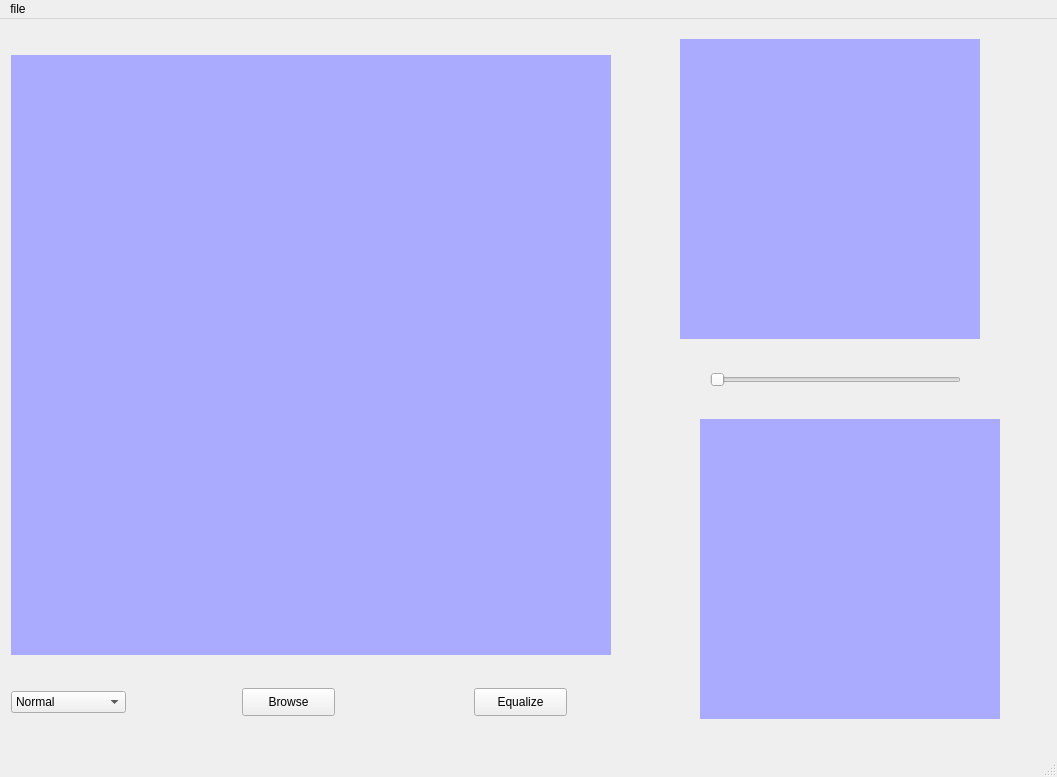
<?xml version="1.0" encoding="UTF-8"?>
<ui version="4.0">
 <class>MainWindow</class>
 <widget class="QMainWindow" name="MainWindow">
  <property name="geometry">
   <rect>
    <x>0</x>
    <y>0</y>
    <width>1057</width>
    <height>777</height>
   </rect>
  </property>
  <property name="windowTitle">
   <string>MainWindow</string>
  </property>
  <property name="styleSheet">
   <string notr="true"/>
  </property>
  <widget class="QWidget" name="centralwidget">
   <widget class="QPushButton" name="Equalize">
    <property name="geometry">
     <rect>
      <x>474</x>
      <y>669</y>
      <width>93</width>
      <height>28</height>
     </rect>
    </property>
    <property name="text">
     <string>Equalize</string>
    </property>
   </widget>
   <widget class="QComboBox" name="comboBox">
    <property name="geometry">
     <rect>
      <x>11</x>
      <y>672</y>
      <width>115</width>
      <height>22</height>
     </rect>
    </property>
    <item>
     <property name="text">
      <string>Normal</string>
     </property>
    </item>
    <item>
     <property name="text">
      <string>Low pass filter</string>
     </property>
    </item>
    <item>
     <property name="text">
      <string>Median filter</string>
     </property>
    </item>
    <item>
     <property name="text">
      <string>High pass filter</string>
     </property>
    </item>
    <item>
     <property name="text">
      <string>Laplacian filter</string>
     </property>
    </item>
   </widget>
   <widget class="QLabel" name="imageview">
    <property name="geometry">
     <rect>
      <x>11</x>
      <y>36</y>
      <width>600</width>
      <height>600</height>
     </rect>
    </property>
    <property name="minimumSize">
     <size>
      <width>600</width>
      <height>600</height>
     </size>
    </property>
    <property name="maximumSize">
     <size>
      <width>600</width>
      <height>600</height>
     </size>
    </property>
    <property name="styleSheet">
     <string notr="true">background-color: rgb(170, 170, 255);</string>
    </property>
    <property name="text">
     <string/>
    </property>
   </widget>
   <widget class="QPushButton" name="openButton">
    <property name="geometry">
     <rect>
      <x>242</x>
      <y>669</y>
      <width>93</width>
      <height>28</height>
     </rect>
    </property>
    <property name="text">
     <string>Browse</string>
    </property>
   </widget>
   <widget class="PlotWidget" name="histoWidget" native="true">
    <property name="geometry">
     <rect>
      <x>700</x>
      <y>400</y>
      <width>300</width>
      <height>300</height>
     </rect>
    </property>
    <property name="minimumSize">
     <size>
      <width>300</width>
      <height>300</height>
     </size>
    </property>
    <property name="styleSheet">
     <string notr="true">background-color: rgb(170, 170, 255);</string>
    </property>
   </widget>
   <widget class="PlotWidget" name="fftWidget" native="true">
    <property name="geometry">
     <rect>
      <x>680</x>
      <y>20</y>
      <width>300</width>
      <height>300</height>
     </rect>
    </property>
    <property name="minimumSize">
     <size>
      <width>300</width>
      <height>300</height>
     </size>
    </property>
    <property name="styleSheet">
     <string notr="true">background-color: rgb(170, 170, 255);</string>
    </property>
   </widget>
   <widget class="QSlider" name="filterSize">
    <property name="geometry">
     <rect>
      <x>710</x>
      <y>350</y>
      <width>251</width>
      <height>22</height>
     </rect>
    </property>
    <property name="orientation">
     <enum>Qt::Horizontal</enum>
    </property>
   </widget>
  </widget>
  <widget class="QStatusBar" name="statusbar"/>
  <widget class="QMenuBar" name="menuBar">
   <property name="geometry">
    <rect>
     <x>0</x>
     <y>0</y>
     <width>1057</width>
     <height>26</height>
    </rect>
   </property>
   <widget class="QMenu" name="menufile">
    <property name="title">
     <string>file</string>
    </property>
    <addaction name="actionopen"/>
    <addaction name="actionexit"/>
   </widget>
   <addaction name="menufile"/>
  </widget>
  <action name="actionopen">
   <property name="text">
    <string>Browse</string>
   </property>
  </action>
  <action name="actionremove">
   <property name="text">
    <string>remove</string>
   </property>
  </action>
  <action name="actionexit">
   <property name="text">
    <string>exit</string>
   </property>
  </action>
 </widget>
 <customwidgets>
  <customwidget>
   <class>PlotWidget</class>
   <extends>QWidget</extends>
   <header location="global">pyqtgraph</header>
   <container>1</container>
  </customwidget>
 </customwidgets>
 <resources/>
 <connections/>
</ui>
